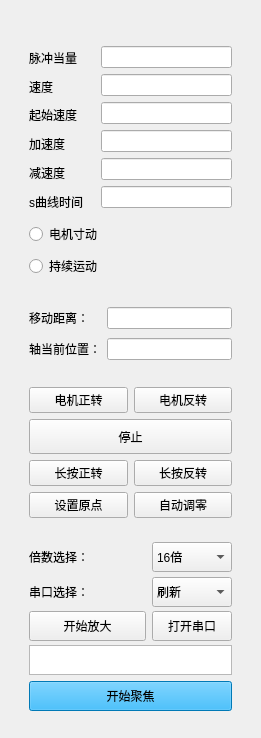
               <widget class="QWidget" name="page_4">
                <property name="geometry">
                 <rect>
                  <x>0</x>
                  <y>0</y>
                  <width>261</width>
                  <height>738</height>
                 </rect>
                </property>
                <attribute name="label">
                 <string>副运动控制</string>
                </attribute>
                <layout class="QGridLayout" name="gridLayout_21">
                 <item row="0" column="0">
                  <widget class="QWidget" name="widget_15" native="true">
                   <layout class="QGridLayout" name="gridLayout_18">
                    <item row="3" column="0">
                     <widget class="QWidget" name="widget_17" native="true">
                      <layout class="QGridLayout" name="gridLayout_4">
                       <item row="0" column="1">
                        <widget class="QPushButton" name="reversalBut2">
                         <property name="toolTip">
                          <string>电机反转</string>
                         </property>
                         <property name="text">
                          <string>电机反转</string>
                         </property>
                        </widget>
                       </item>
                       <item row="3" column="1">
                        <widget class="QPushButton" name="rebackOrigin2">
                         <property name="toolTip">
                          <string>回到原点</string>
                         </property>
                         <property name="text">
                          <string>自动调零</string>
                         </property>
                        </widget>
                       </item>
                       <item row="2" column="0">
                        <widget class="QPushButton" name="pressfrontBut2">
                         <property name="toolTip">
                          <string>长按正转</string>
                         </property>
                         <property name="text">
                          <string>长按正转</string>
                         </property>
                        </widget>
                       </item>
                       <item row="0" column="0">
                        <widget class="QPushButton" name="frontBut2">
                         <property name="toolTip">
                          <string>电机正转</string>
                         </property>
                         <property name="text">
                          <string>电机正转</string>
                         </property>
                        </widget>
                       </item>
                       <item row="1" column="0" colspan="2">
                        <widget class="QPushButton" name="stopBut2">
                         <property name="minimumSize">
                          <size>
                           <width>0</width>
                           <height>35</height>
                          </size>
                         </property>
                         <property name="maximumSize">
                          <size>
                           <width>16777215</width>
                           <height>35</height>
                          </size>
                         </property>
                         <property name="sizeIncrement">
                          <size>
                           <width>0</width>
                           <height>35</height>
                          </size>
                         </property>
                         <property name="baseSize">
                          <size>
                           <width>0</width>
                           <height>40</height>
                          </size>
                         </property>
                         <property name="text">
                          <string>停止</string>
                         </property>
                        </widget>
                       </item>
                       <item row="2" column="1">
                        <widget class="QPushButton" name="pressreversalBut2">
                         <property name="toolTip">
                          <string>长按反转</string>
                         </property>
                         <property name="text">
                          <string>长按反转</string>
                         </property>
                        </widget>
                       </item>
                       <item row="3" column="0">
                        <widget class="QPushButton" name="setOrigin2">
                         <property name="toolTip">
                          <string>设置原点</string>
                         </property>
                         <property name="text">
                          <string>设置原点</string>
                         </property>
                        </widget>
                       </item>
                      </layout>
                     </widget>
                    </item>
                    <item row="2" column="0">
                     <widget class="QWidget" name="widget_16" native="true">
                      <layout class="QGridLayout" name="gridLayout_17">
                       <item row="2" column="0">
                        <widget class="QLabel" name="label_16">
                         <property name="toolTip">
                          <string>轴当前位置</string>
                         </property>
                         <property name="text">
                          <string>轴当前位置：</string>
                         </property>
                        </widget>
                       </item>
                       <item row="1" column="0">
                        <widget class="QLabel" name="label_17">
                         <property name="maximumSize">
                          <size>
                           <width>100</width>
                           <height>16777215</height>
                          </size>
                         </property>
                         <property name="toolTip">
                          <string>移动距离</string>
                         </property>
                         <property name="text">
                          <string>移动距离：</string>
                         </property>
                        </widget>
                       </item>
                       <item row="2" column="1">
                        <widget class="QLineEdit" name="nowdistanceEdit2">
                         <property name="toolTip">
                          <string>轴当前位置</string>
                         </property>
                        </widget>
                       </item>
                       <item row="1" column="1">
                        <widget class="QLineEdit" name="movedistanceEdit2">
                         <property name="toolTip">
                          <string>移动距离</string>
                         </property>
                        </widget>
                       </item>
                      </layout>
                     </widget>
                    </item>
                    <item row="0" column="0">
                     <widget class="QWidget" name="widget_12" native="true">
                      <property name="minimumSize">
                       <size>
                        <width>0</width>
                        <height>185</height>
                       </size>
                      </property>
                      <property name="maximumSize">
                       <size>
                        <width>16777215</width>
                        <height>150</height>
                       </size>
                      </property>
                      <layout class="QGridLayout" name="gridLayout_13">
                       <property name="leftMargin">
                        <number>0</number>
                       </property>
                       <property name="topMargin">
                        <number>0</number>
                       </property>
                       <property name="rightMargin">
                        <number>0</number>
                       </property>
                       <property name="bottomMargin">
                        <number>0</number>
                       </property>
                       <property name="horizontalSpacing">
                        <number>0</number>
                       </property>
                       <property name="verticalSpacing">
                        <number>3</number>
                       </property>
                       <item row="0" column="1" rowspan="2">
                        <widget class="QWidget" name="widget_13" native="true">
                         <layout class="QGridLayout" name="gridLayout_14">
                          <item row="1" column="0">
                           <widget class="QLineEdit" name="speedEdit2">
                            <property name="toolTip">
                             <string>电机速度</string>
                            </property>
                           </widget>
                          </item>
                          <item row="0" column="0">
                           <widget class="QLineEdit" name="pulseEdit2">
                            <property name="toolTip">
                             <string>脉冲当量</string>
                            </property>
                            <property name="toolTipDuration">
                             <number>-2</number>
                            </property>
                           </widget>
                          </item>
                          <item row="2" column="0">
                           <widget class="QLineEdit" name="srampEdit2">
                            <property name="toolTip">
                             <string>起始速度</string>
                            </property>
                           </widget>
                          </item>
                          <item row="3" column="0">
                           <widget class="QLineEdit" name="accSpeedEdit2">
                            <property name="toolTip">
                             <string>加速度</string>
                            </property>
                           </widget>
                          </item>
                          <item row="4" column="0">
                           <widget class="QLineEdit" name="decSpeedEdit2">
                            <property name="toolTip">
                             <string>减速度</string>
                            </property>
                           </widget>
                          </item>
                          <item row="5" column="0">
                           <widget class="QLineEdit" name="ISpeedEdit2">
                            <property name="toolTip">
                             <string>s曲线时间</string>
                            </property>
                           </widget>
                          </item>
                         </layout>
                        </widget>
                       </item>
                       <item row="0" column="0" rowspan="2">
                        <widget class="QWidget" name="widget_14" native="true">
                         <layout class="QGridLayout" name="gridLayout_15">
                          <item row="0" column="0">
                           <widget class="QLabel" name="label_10">
                            <property name="toolTip">
                             <string>脉冲当量</string>
                            </property>
                            <property name="text">
                             <string>脉冲当量</string>
                            </property>
                           </widget>
                          </item>
                          <item row="3" column="0">
                           <widget class="QLabel" name="label_11">
                            <property name="toolTip">
                             <string>加速度</string>
                            </property>
                            <property name="text">
                             <string>加速度</string>
                            </property>
                           </widget>
                          </item>
                          <item row="1" column="0">
                           <widget class="QLabel" name="label_12">
                            <property name="toolTip">
                             <string>速度</string>
                            </property>
                            <property name="text">
                             <string>速度</string>
                            </property>
                           </widget>
                          </item>
                          <item row="5" column="0">
                           <widget class="QLabel" name="label_13">
                            <property name="toolTip">
                             <string>s曲线时间</string>
                            </property>
                            <property name="text">
                             <string>s曲线时间</string>
                            </property>
                           </widget>
                          </item>
                          <item row="4" column="0">
                           <widget class="QLabel" name="label_14">
                            <property name="toolTip">
                             <string>减速度</string>
                            </property>
                            <property name="text">
                             <string>减速度</string>
                            </property>
                           </widget>
                          </item>
                          <item row="2" column="0">
                           <widget class="QLabel" name="label_15">
                            <property name="toolTip">
                             <string>起始速度</string>
                            </property>
                            <property name="text">
                             <string>起始速度</string>
                            </property>
                           </widget>
                          </item>
                         </layout>
                        </widget>
                       </item>
                      </layout>
                     </widget>
                    </item>
                    <item row="1" column="0">
                     <widget class="QWidget" name="widget_18" native="true">
                      <layout class="QGridLayout" name="gridLayout_3">
                       <item row="2" column="0">
                        <widget class="QRadioButton" name="continueBut2">
                         <property name="text">
                          <string>持续运动</string>
                         </property>
                        </widget>
                       </item>
                       <item row="1" column="0">
                        <widget class="QRadioButton" name="motionBut2">
                         <property name="text">
                          <string>电机寸动</string>
                         </property>
                        </widget>
                       </item>
                      </layout>
                     </widget>
                    </item>
                    <item row="4" column="0">
                     <widget class="QWidget" name="widget_7" native="true">
                      <property name="minimumSize">
                       <size>
                        <width>0</width>
                        <height>185</height>
                       </size>
                      </property>
                      <property name="maximumSize">
                       <size>
                        <width>16777215</width>
                        <height>185</height>
                       </size>
                      </property>
                      <layout class="QGridLayout" name="gridLayout_22">
                       <item row="0" column="1" colspan="2">
                        <widget class="QLabel" name="label_20">
                         <property name="minimumSize">
                          <size>
                           <width>100</width>
                           <height>30</height>
                          </size>
                         </property>
                         <property name="maximumSize">
                          <size>
                           <width>100</width>
                           <height>16777215</height>
                          </size>
                         </property>
                         <property name="baseSize">
                          <size>
                           <width>0</width>
                           <height>30</height>
                          </size>
                         </property>
                         <property name="text">
                          <string>倍数选择：</string>
                         </property>
                        </widget>
                       </item>
                       <item row="0" column="3">
                        <widget class="QComboBox" name="comboBox_2">
                         <property name="minimumSize">
                          <size>
                           <width>0</width>
                           <height>30</height>
                          </size>
                         </property>
                         <property name="baseSize">
                          <size>
                           <width>0</width>
                           <height>30</height>
                          </size>
                         </property>
                         <item>
                          <property name="text">
                           <string>16倍</string>
                          </property>
                         </item>
                         <item>
                          <property name="text">
                           <string>16.5倍</string>
                          </property>
                         </item>
                         <item>
                          <property name="text">
                           <string>17倍</string>
                          </property>
                         </item>
                         <item>
                          <property name="text">
                           <string>17.5倍</string>
                          </property>
                         </item>
                         <item>
                          <property name="text">
                           <string>18倍</string>
                          </property>
                         </item>
                         <item>
                          <property name="text">
                           <string>18.5倍</string>
                          </property>
                         </item>
                         <item>
                          <property name="text">
                           <string>19倍</string>
                          </property>
                         </item>
                         <item>
                          <property name="text">
                           <string>19.5倍</string>
                          </property>
                         </item>
                         <item>
                          <property name="text">
                           <string>20倍</string>
                          </property>
                         </item>
                         <item>
                          <property name="text">
                           <string>20.5倍</string>
                          </property>
                         </item>
                         <item>
                          <property name="text">
                           <string>21倍</string>
                          </property>
                         </item>
                         <item>
                          <property name="text">
                           <string>21.5倍</string>
                          </property>
                         </item>
                         <item>
                          <property name="text">
                           <string>22倍</string>
                          </property>
                         </item>
                         <item>
                          <property name="text">
                           <string>22.5倍</string>
                          </property>
                         </item>
                         <item>
                          <property name="text">
                           <string>23倍</string>
                          </property>
                         </item>
                         <item>
                          <property name="text">
                           <string>23.5倍</string>
                          </property>
                         </item>
                        </widget>
                       </item>
                       <item row="1" column="1">
                        <widget class="QLabel" name="label_21">
                         <property name="minimumSize">
                          <size>
                           <width>0</width>
                           <height>30</height>
                          </size>
                         </property>
                         <property name="baseSize">
                          <size>
                           <width>0</width>
                           <height>30</height>
                          </size>
                         </property>
                         <property name="text">
                          <string>串口选择：</string>
                         </property>
                        </widget>
                       </item>
                       <item row="2" column="1" colspan="2">
                        <widget class="QPushButton" name="pushButton_6">
                         <property name="minimumSize">
                          <size>
                           <width>0</width>
                           <height>30</height>
                          </size>
                         </property>
                         <property name="baseSize">
                          <size>
                           <width>0</width>
                           <height>30</height>
                          </size>
                         </property>
                         <property name="text">
                          <string>开始放大</string>
                         </property>
                        </widget>
                       </item>
                       <item row="2" column="3">
                        <widget class="QPushButton" name="OpenSerialButton_2">
                         <property name="minimumSize">
                          <size>
                           <width>0</width>
                           <height>30</height>
                          </size>
                         </property>
                         <property name="maximumSize">
                          <size>
                           <width>16777215</width>
                           <height>40</height>
                          </size>
                         </property>
                         <property name="baseSize">
                          <size>
                           <width>0</width>
                           <height>30</height>
                          </size>
                         </property>
                         <property name="text">
                          <string>打开串口</string>
                         </property>
                        </widget>
                       </item>
                       <item row="3" column="1" rowspan="2" colspan="3">
                        <widget class="QTextEdit" name="DataReceived_2">
                         <property name="minimumSize">
                          <size>
                           <width>0</width>
                           <height>30</height>
                          </size>
                         </property>
                         <property name="maximumSize">
                          <size>
                           <width>500</width>
                           <height>30</height>
                          </size>
                         </property>
                        </widget>
                       </item>
                       <item row="5" column="1" colspan="3">
                        <widget class="QPushButton" name="autoFocous">
                         <property name="minimumSize">
                          <size>
                           <width>0</width>
                           <height>30</height>
                          </size>
                         </property>
                         <property name="baseSize">
                          <size>
                           <width>0</width>
                           <height>30</height>
                          </size>
                         </property>
                         <property name="styleSheet">
                          <string notr="true">background-color: rgb(0, 170, 255);</string>
                         </property>
                         <property name="text">
                          <string>开始聚焦</string>
                         </property>
                        </widget>
                       </item>
                       <item row="1" column="3">
                        <widget class="QComboBox" name="PortBox_2">
                         <property name="minimumSize">
                          <size>
                           <width>0</width>
                           <height>30</height>
                          </size>
                         </property>
                         <property name="maximumSize">
                          <size>
                           <width>16777215</width>
                           <height>40</height>
                          </size>
                         </property>
                         <property name="baseSize">
                          <size>
                           <width>0</width>
                           <height>30</height>
                          </size>
                         </property>
                         <property name="toolTip">
                          <string>串口选择</string>
                         </property>
                         <item>
                          <property name="text">
                           <string>刷新</string>
                          </property>
                         </item>
                        </widget>
                       </item>
                      </layout>
                     </widget>
                    </item>
                   </layout>
                  </widget>
                 </item>
                </layout>
               </widget>
